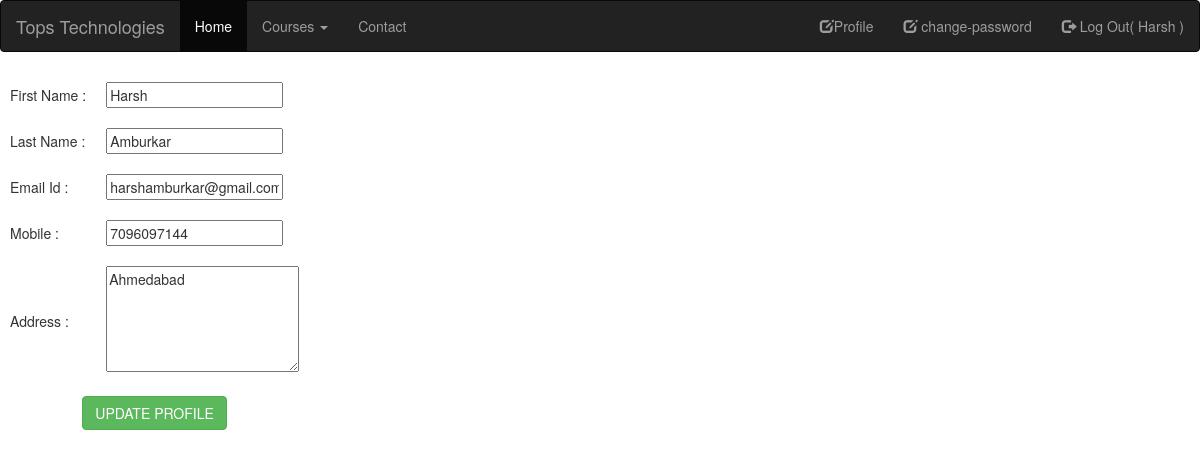
The app's page /profile (signed in), older data.
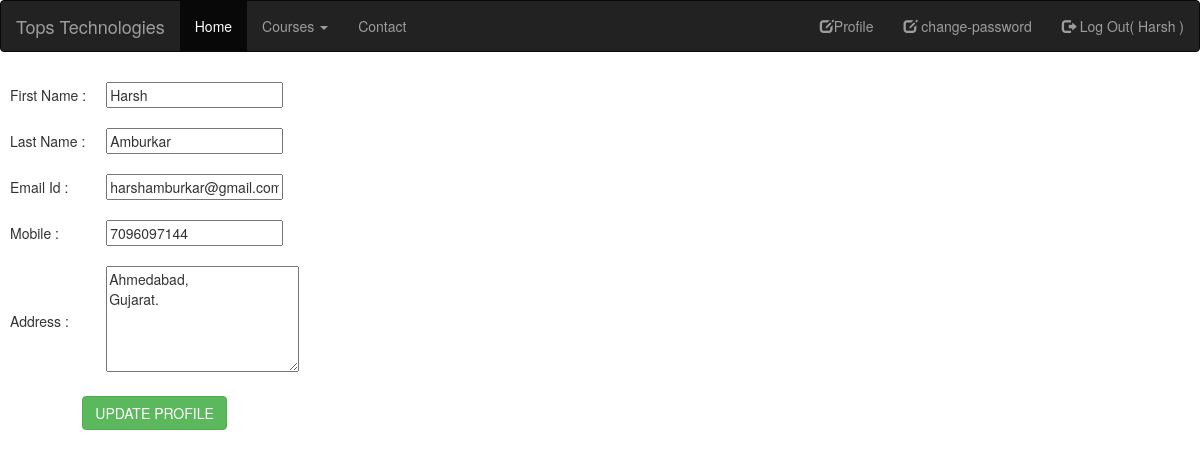
The same page, newer data.
### myapp/models.py (models this page shows, shortened)
class User(models.Model):
    fname=models.CharField(max_length=100)
    lname=models.CharField(max_length=100)
    email=models.EmailField()
    mobile=models.PositiveIntegerField()
    address=models.TextField()
    password=models.CharField(max_length=100)

### myapp/views.py (the view)
# urls.py: path('profile',views.profile,name='profile'),
def profile(request):
    user=User.objects.get(email=request.session['email'])
    if request.method=='POST':
        user.fname=request.POST['fname']
        user.lname=request.POST['lname']
        user.mobile=request.POST['mobile']
        user.address=request.POST['address']
        user.save()
        msg="Profile Updated Successfully..!"
        return render(request,'profile.html',{'user':user,'msg':msg})
    else:
        return render(request,'profile.html',{'user':user})

### myapp/templates/profile.html (shortened to what this page needs)
{% extends 'header.html' %}
{% block content %}
<!DOCTYPE html>
<html lang="en">
<head>
</head>
<body>
    <form name="signup" method="post" action="{% url 'profile' %}">
        <table>
            <tr>
                <td>First Name : </td>
                <td><input type="text" name="fname" value="{{user.fname}}"></td>
            </tr>
            <tr>
                <td>Last Name : </td>
                <td><input type="text" name="lname" value="{{user.lname}}"></td>
            </tr>
            <tr>
                <td>Email Id : </td>
                <td><input type="text" name="email" readonly value="{{user.email}}"></td>
            </tr>
            <tr>
                <td>Mobile : </td>
                <td><input type="text" name="mobile" value="{{user.mobile}}"></td>
            </tr>
            <tr>
                <td>Address : </td>
                <td><textarea rows="5" cols="23" name="address">{{user.address}}</textarea></td>
            </tr>
            <tr>
                <td colspan="10" align="center">
                    <input type="submit" value="UPDATE PROFILE" class="btn btn-success">
                </td>
            </tr>
        </table>
    </form>
</body>
</html>
{% endblock %}

### myapp/templates/header.html (shortened to what this page needs)
<!DOCTYPE html>
<html lang="en">
<head>
    <link rel="stylesheet" href="https://maxcdn.bootstrapcdn.com/bootstrap/3.4.1/css/bootstrap.min.css">
</head>
<body>
    <nav class="navbar navbar-inverse">
        <div class="container-fluid">
            <div class="navbar-header">
                <a class="navbar-brand" href="/">Tops Technologies</a>
            </div>
            <ul class="nav navbar-nav">
                <li class="active"><a href="/">Home</a></li>
                <li class="dropdown"><a class="dropdown-toggle" data-toggle="dropdown" href="#">Courses <span
                            class="caret"></span></a>
                </li>
                <li><a href="{% url 'contact' %}">Contact</a></li>
            </ul>
            <ul class="nav navbar-nav navbar-right">
                {% if request.session.email %}
                <li><a href="{% url 'profile' %}"><span class="glyphicon glyphicon-edit"></span>Profile </a></li>
                <li><a href="{% url 'change-password' %}"><span class="glyphicon glyphicon-edit"></span> change-password </a></li>
                <li><a href="{% url 'logout' %}"><span class="glyphicon glyphicon-log-out"></span> Log Out( {{request.session.fname}} ) </a></li>
                {% else %}
                <li><a href="{% url 'signup' %}"><span class="glyphicon glyphicon-user"></span> Sign Up</a></li>
                <li><a href="{% url 'login' %}"><span class="glyphicon glyphicon-log-in"></span> Login</a></li>
                {% endif %}
            </ul>
        </div>
    </nav>
    {% block content %}
    {% endblock %}
</body>
</html>

Row changes from the older to the newer data that the page shows:
changed User "Harsh": address "Ahmedabad" → "Ahmedabad, Gujarat."
